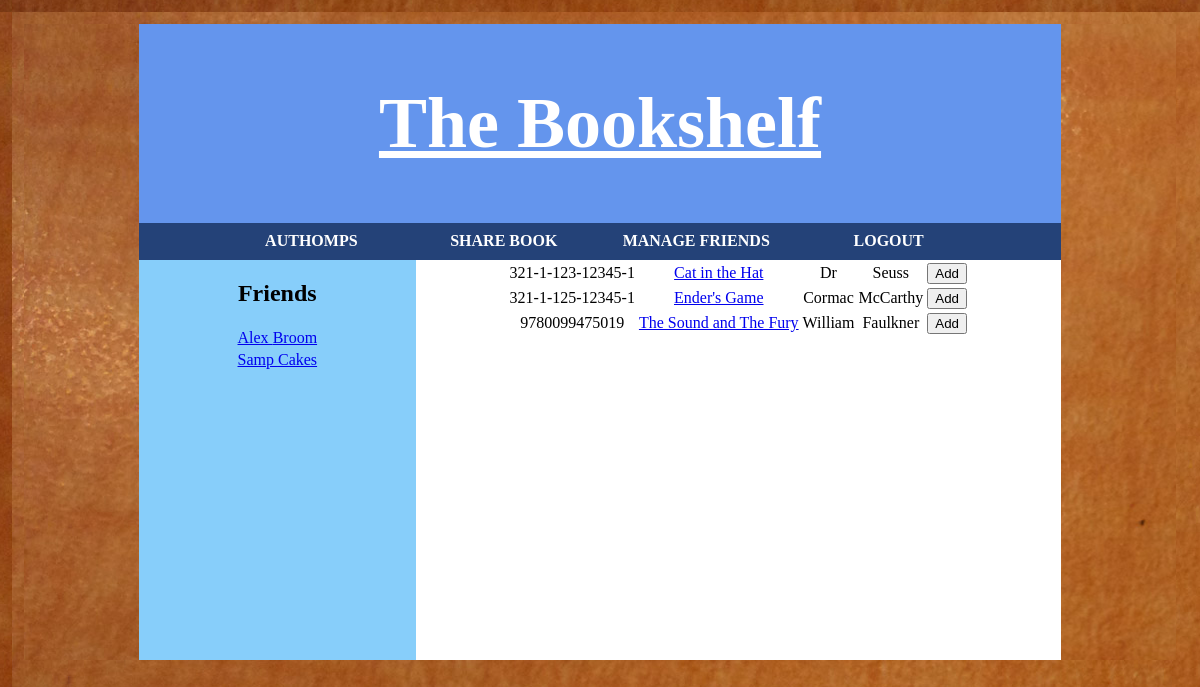
Page /user_add_book.php (signed in) on the committed database.
### tables this page shows
CREATE TABLE users
( 	username VARCHAR(20) PRIMARY KEY NOT NULL,
	password VARCHAR(20) NOT NULL,
	current_book CHAR(17),
	first_name VARCHAR(20),
	last_name VARCHAR(20),
	FOREIGN KEY (current_book) REFERENCES books(isbn)
);

CREATE TABLE books
( 	isbn CHAR(17) NOT NULL PRIMARY KEY,
	title VARCHAR(50),
	author_first_name VARCHAR(20),
	author_last_name VARCHAR(20)
);

### user_add_book.php (the view, shortened to what this page needs)
<?php
	$username = $_SESSION['username'];
?>
<!DOCTYPE html>
<html>
<head>
	<link rel="stylesheet" type="text/css" href="css/bookshelf.css" />
</head>
<body>
	<div id="wrap">
		<?php
			include('directory.php');
			include('friends_list.php');
		?>
		<div id="main">
			<?php
				include('access_database.php');
				$booksQuery = "SELECT isbn, title, author_first_name, author_last_name FROM books JOIN usersBooks WHERE isbn = book AND user = '".$username."'";
				$booksStmt = $db->query($booksQuery);
				$num_rows = $booksStmt->num_rows;
				for ($i=0; $i < $num_rows; $i++) {
					$row = $booksStmt->fetch_assoc();
					$books[] = "'".$row['isbn']."'";
				}
				if (sizeof($books) == 0) {
					$notOwnedBookQuery = "SELECT isbn, title, author_first_name, author_last_name FROM books";
				} else {
					$notOwnedBookQuery = "SELECT isbn, title, author_first_name, author_last_name FROM books WHERE NOT isbn in (".join(',',$books).")";
				}
				$notOwnedBookStmt = $db->query($notOwnedBookQuery);
				$num_rows = $notOwnedBookStmt->num_rows;
				if ($num_rows == 0) {
					echo "<br>No books to display<br>";
				} else {
					echo "<table>";
					for ($i=0; $i < $num_rows; $i++) {
						$row = $notOwnedBookStmt->fetch_assoc();
						echo '<form action="process_user_add_book.php" method="post">';
						echo '<tr><td>'.$row['isbn'].'</td><td>'.'<a href="book_view.php?isbn='.$row['isbn'].'">'.$row['title'].'</a>'.'</td><td>'.$row['author_first_name'].'</td><td>'.$row['author_last_name'].'</td><td><input type="submit" value="Add"></td><input type ="hidden" name="isbn" value="'.$row['isbn'].'"></tr>';
						echo '</form>';
					}
					echo "</table>";
				}
			?>
		</div>
	</div>
</body>
</html>

### friends_list.php (shortened to what this page needs)
<div id="friends">
	<h2 align="center">Friends</h2>
	<?php
		include('access_database.php');
		$friendQuery = "SELECT username, first_name, last_name FROM users JOIN friends WHERE username = friend AND user = '".$username."' ORDER BY last_name";
		$friendStmt = $db->query($friendQuery);
		$num_rows = $friendStmt->num_rows;
		if ($num_rows == 0) {
			echo "You have no friends.";
		} else {
			echo '<table class="friends_list">';
			for ($i=0; $i < $num_rows; $i++) {
				$row = $friendStmt->fetch_assoc();
				echo '<tr><td>'.'<a href="friend_homepage.php?friend_name='.$row['username'].'">'.$row['first_name'].' '.$row['last_name'].'</a>'.'</td></tr>';
			}
			echo "</table>";
		}
	?>
</div>

### css/bookshelf.css (style rules this page uses)
html, body { margin:1%; padding:0; background-image: url('background_wood.jpg'); }
#wrap { width:80%; height: 100%; margin:0 auto; font-size: 16px; background-color: #87CEFA; min-width: 550px; }
#main { float: right; margin:0 auto; text-align:center; background-color: white; width: 70%; min-height: 400px; }
#friends { float: left; width: 30%; height: 100%; background-color: #87CEFA; }
table { margin-left:auto; margin-right:auto; }

### rows in the picture
users: first_name "Alex", last_name "Broom"
users: first_name "Samp", last_name "Cakes"
books: isbn "321-1-123-12345-1", title "Cat in the Hat", author_first_name "Dr", author_last_name "Seuss"
books: isbn "321-1-125-12345-1", title "Ender's Game", author_first_name "Cormac", author_last_name "McCarthy"
books: isbn "9780099475019", title "The Sound and The Fury", author_first_name "William", author_last_name "Faulkner"

### other values in the picture
$username "AUTHOMPS"
